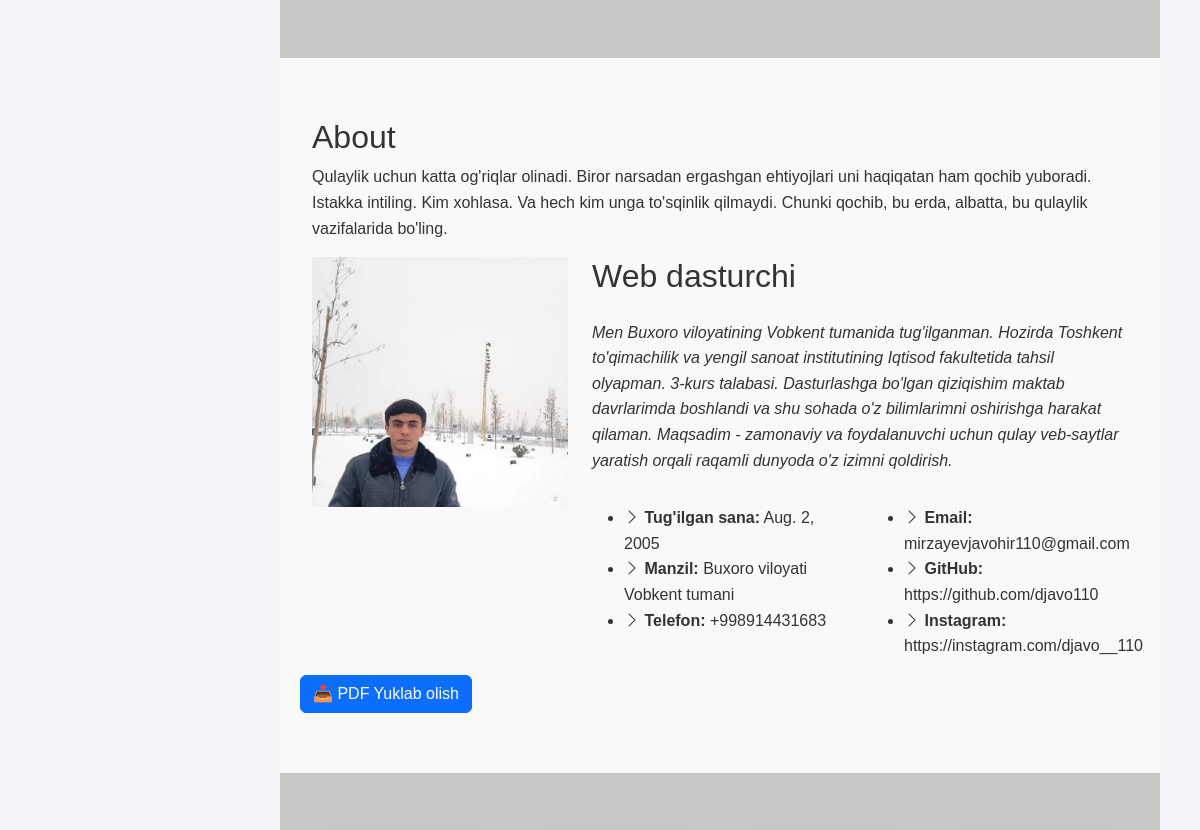
The app's page / (signed in, middle part), older data.
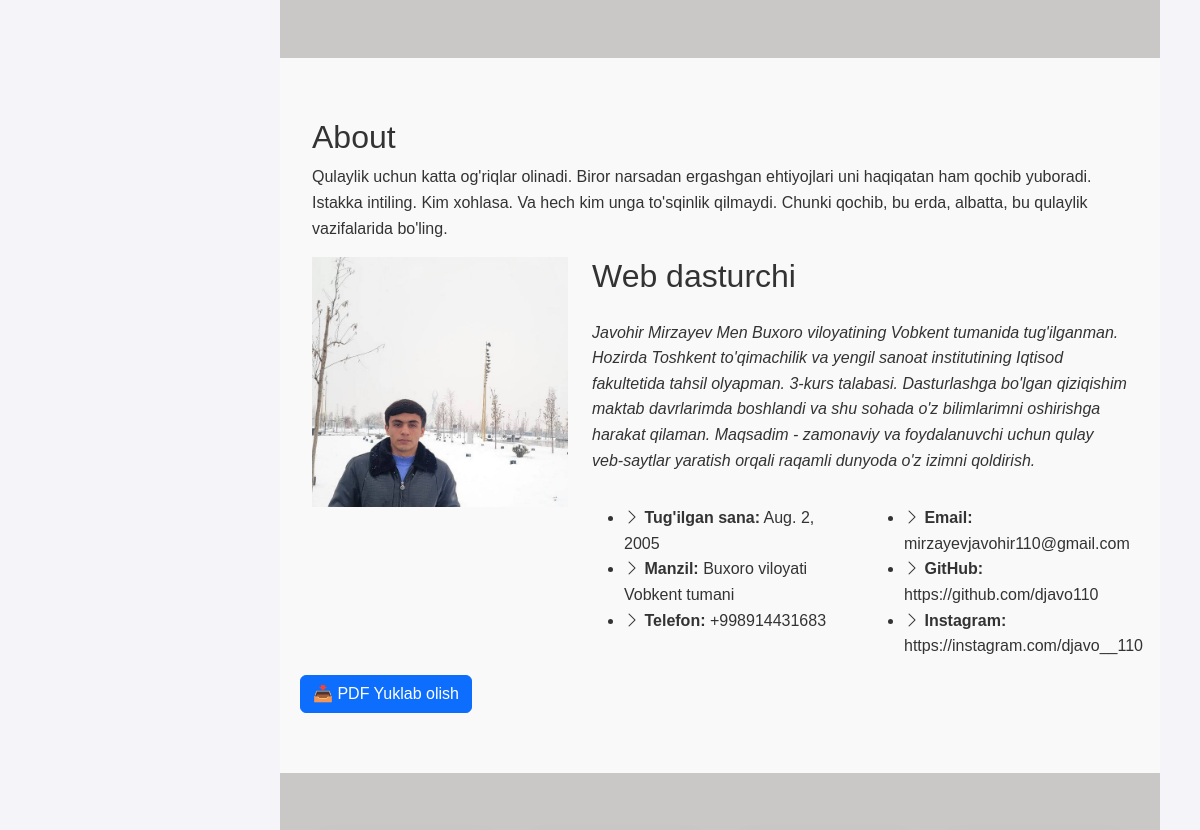
The same page, newer data.
### portfolium/models.py (models this page shows, shortened)
class PersonalInfo(models.Model):
    name = models.CharField(max_length=100)
    profession = models.CharField(max_length=100)
    about = models.TextField()
    birth_date = models.DateField(null=True, blank=True)
    address = models.CharField(max_length=200, blank=True)
    phone = models.CharField(max_length=20)
    email = models.EmailField()
    linkedin = models.URLField(blank=True)
    github = models.URLField(blank=True)
    instagram = models.URLField(blank=True)
    image = models.ImageField(upload_to='personal_images/', blank=True, null=True)

### portfolium/views.py (the view)
# urls.py: path('', index, name='index'),
@login_required(login_url='login')
def index(request):
    personalinfo = PersonalInfo.objects.last()
    portfolios = Portfolio.objects.all()
    contact_info = ContactInfo.objects.last()
    if not personalinfo:
        return HttpResponse("❌ Bazada PersonalInfo ma'lumoti topilmadi!", status=404)
    context = {
        "name": personalinfo.name,
        "profession": personalinfo.profession,
        "about": personalinfo.about,
        "birth_date": personalinfo.birth_date.strftime("%d %B %Y") if personalinfo.birth_date else "",
        "address": personalinfo.address,
        "phone": personalinfo.phone,
        "email": personalinfo.email,
        "linkedin": personalinfo.linkedin,
        "github": personalinfo.github,
        "instagram": personalinfo.instagram,
        "image_url": personalinfo.image.url if personalinfo.image else None,
        "portfolios": portfolios,
        "contact_info": contact_info,
        "personal_info": personalinfo,  # personalinfo obyektini to‘liq yuborish
    }
    return render(request, 'index.html', context)

### portfolium/templates/index.html (shortened to what this page needs)
{% load static %}
<!DOCTYPE html>
<html lang="en">
<head>
    <link href="https://cdn.jsdelivr.net/npm/bootstrap@5.3.3/dist/css/bootstrap.min.css" rel="stylesheet">
    <link href="https://cdn.jsdelivr.net/npm/bootstrap-icons@1.10.5/font/bootstrap-icons.css" rel="stylesheet">
    <link href="https://cdnjs.cloudflare.com/ajax/libs/glightbox/3.2.0/css/glightbox.min.css" rel="stylesheet">
    <link href="https://cdnjs.cloudflare.com/ajax/libs/animate.css/4.1.1/animate.min.css" rel="stylesheet">
</head>
<body>
  <main class="main">
      <section class="hero">
      </section>
    <section id="about" class="about section">
      <div class="container section-title" data-aos="fade-up">
        <h2>About</h2>
        <p>Qulaylik uchun katta og'riqlar olinadi. Biror narsadan ergashgan ehtiyojlari uni haqiqatan ham qochib yuboradi. Istakka intiling. Kim xohlasa. Va hech kim unga to'sqinlik qilmaydi. Chunki qochib, bu erda, albatta, bu qulaylik vazifalarida bo'ling.</p>
      </div>
      <div class="container" data-aos="fade-up" data-aos-delay="100">
        <div class="row gy-4 justify-content-center">
          <div class="col-lg-4">
            {% if personal_info.image %}
              <img src="{{ personal_info.image.url }}" class="img-fluid" alt="">
            {% else %}
              <img src="/media/photo_2025-09-28_01-06-24.jpg" class="img-fluid" alt="">
            {% endif %}
          </div>
          <div class="col-lg-8 content">
            <h2>{{ personal_info.profession }}</h2>
            <p class="fst-italic py-3">
              {{ personal_info.about }}
            </p>
            <div class="row">
              <div class="col-lg-6">
                <ul>
                  <li><i class="bi bi-chevron-right"></i> <strong>Tug'ilgan sana:</strong> <span>{{ personal_info.birth_date }}</span></li>
                  <li><i class="bi bi-chevron-right"></i> <strong>Manzil:</strong> <span>{{ personal_info.address }}</span></li>
                  <li><i class="bi bi-chevron-right"></i> <strong>Telefon:</strong> <span>{{ personal_info.phone }}</span></li>
                </ul>
              </div>
              <div class="col-lg-6">
                <ul>
                  <li><i class="bi bi-chevron-right"></i> <strong>Email:</strong> <span>{{ personal_info.email }}</span></li>
                  <li><i class="bi bi-chevron-right"></i> <strong>GitHub:</strong> <span>{{ personal_info.github }}</span></li>
                  <li><i class="bi bi-chevron-right"></i> <strong>Instagram:</strong> <span>{{ personal_info.instagram }}</span></li>
                </ul>
              </div>
            </div>
          </div>
        </div>
      </div>
    <a href="{% url 'download_about_pdf' %}" class="btn btn-primary">
        📥 PDF Yuklab olish
    </a>
    </section>
    <section id="stats" class="stats section">
      <div class="container" data-aos="fade-up" data-aos-delay="100">
        <div class="row gy-4">
        </div>
      </div>
    </section>
</body>
</html>

### portfolium/templates/index.html (style rules this page uses)
* { margin: 0; padding: 0; box-sizing: border-box; scroll-behavior: smooth; font-family: "Poppins", sans-serif; }
body { background: #f4f4f9; color: #333; line-height: 1.6; }
main { margin-left: 240px; padding: 40px; }
section { min-height: 50vh; padding: 60px 20px; }
section:nth-child(odd) { background: #cac7c7; }
section:nth-child(even) { background: #f9f9f9; }
.hero { position: relative; overflow: hidden; }
html, body { height: 100%; }

Row changes from the older to the newer data that the page shows:
changed PersonalInfo "Web dasturchi": about "Men Buxoro viloyatining Vobkent…" → "Javohir Mirzayev Men Buxoro viloyatining Vobkent…"
